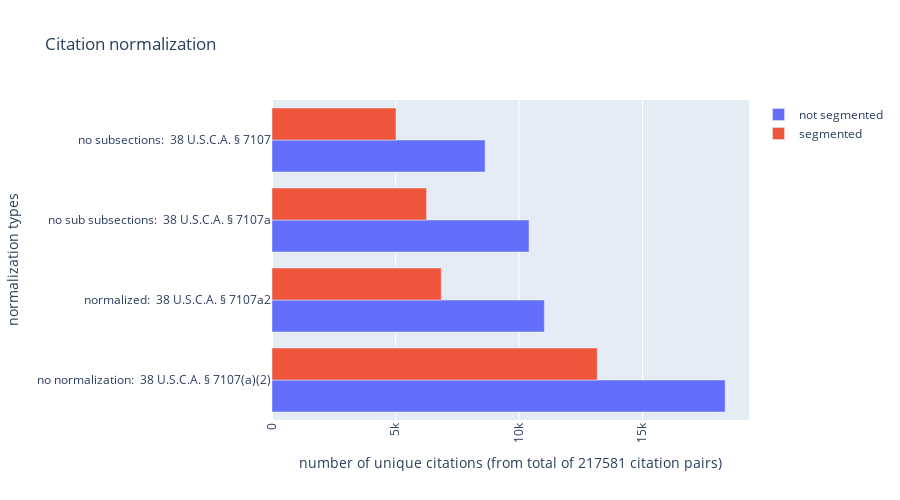

The notebook cell saved with this chart:
### Code cell
# plot bars with plotly
import plotly.graph_objects as go
# horizontal bar chart
fig = go.Figure()

fig.add_bar(x=bars, y=titles, orientation="h", name="not segmented")
fig.add_bar(x=segmented_bars, y=titles, orientation="h", name="segmented")
# stacked bars
# fig.update_layout(barmode="stack")

fig.update_layout(title_text="Citation normalization")
fig.update_yaxes(title_text="normalization types")
fig.update_xaxes(title_text=f"number of unique citations (from total of {int(total_count)} citation pairs)")
# make xaxes labels vertical
fig.update_layout(xaxis_tickangle=-90)

fig.update_layout(width=900, height=500)
fig.show()

### Figure 1 — Plotly figure (JSON) as saved in the notebook; plotly's stock layout.template omitted (floating-point values rounded to 4 significant figures)
{"data": [{"name": "not segmented", "orientation": "h", "type": "bar", "x": [18348, 11028, 10407, 8628], "y": ["no normalization: \n38 U.S.C.A. § 7107(a)(2)", "normalized: \n38 U.S.C.A. § 7107a2", "no sub subsections: \n38 U.S.C.A. § 7107a", "no subsections: \n38 U.S.C.A. § 7107"]}, {"name": "segmented", "orientation": "h", "type": "bar", "x": [13168, 6853, 6258, 5020], "y": ["no normalization: \n38 U.S.C.A. § 7107(a)(2)", "normalized: \n38 U.S.C.A. § 7107a2", "no sub subsections: \n38 U.S.C.A. § 7107a", "no subsections: \n38 U.S.C.A. § 7107"]}], "layout": {"height": 500, "title": {"text": "Citation normalization"}, "width": 900, "xaxis": {"tickangle": -90, "title": {"text": "number of unique citations (from total of 217581 citation pairs)"}}, "yaxis": {"title": {"text": "normalization types"}}}}
